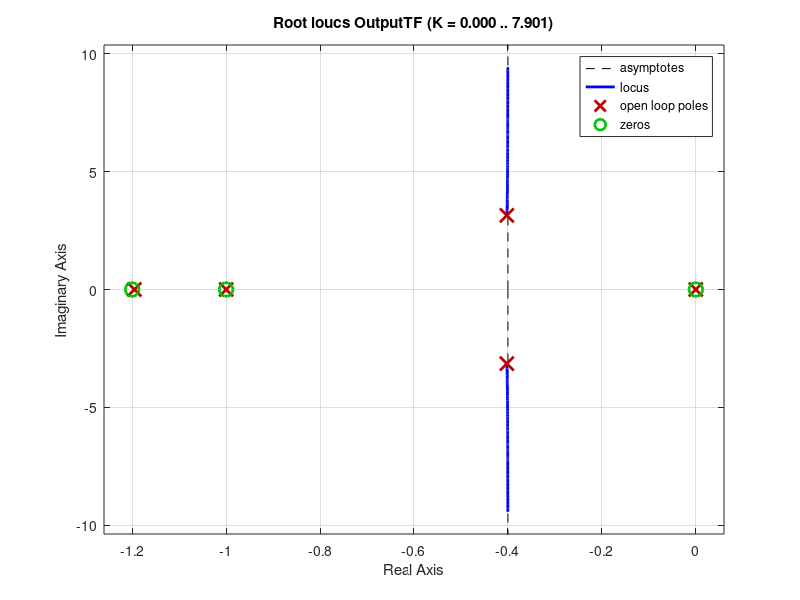

Reproduce this figure in MATLAB.
s = tf ('s');
G1 = 1/(s+1);
G2 = (10*s+12)/(s);
G3 = (20*s);
H1 = (s)/((s)*(s+1));
G23 = series(G1,G2);
HG23 = feedback(G23,H1);
OutputTF = series(G1,HG23);
OutputTF
rlocus(OutputTF);
figure(1);

%pzmap(OutputTF);
%figure(2);
%grid on
